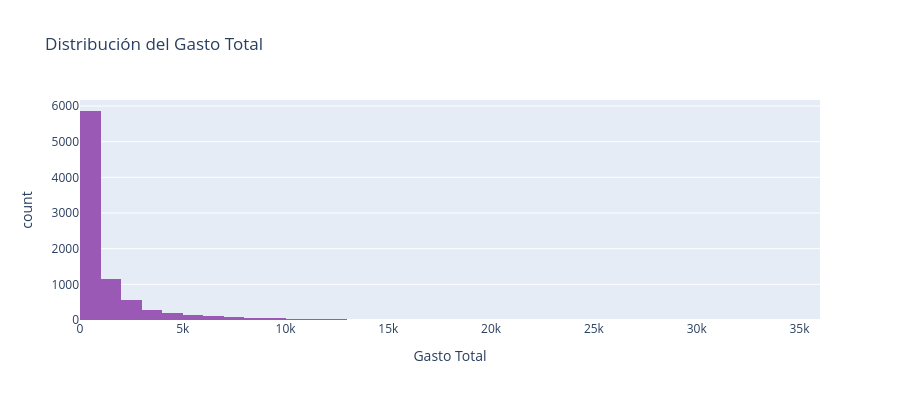

Write notebook code for a chart like this one.
### Code cell
fig = px.histogram(df_clean, x='TotalSpending', nbins=50,
                   title='Distribución del Gasto Total',
                   labels={'TotalSpending': 'Gasto Total', 'count': 'Frecuencia'},
                   color_discrete_sequence=['#9b59b6'])
fig.update_layout(height=400)
fig.show()

### Figure 1 — Plotly figure (JSON) as saved in the notebook; plotly's stock layout.template omitted (floating-point values rounded to 4 significant figures; data arrays with more than 128 entries replaced by an {"elided": "..."} marker saying what was removed)
{"data": [{"alignmentgroup": "True", "bingroup": "x", "hovertemplate": "Gasto Total=%{x}<br>count=%{y}<extra></extra>", "legendgroup": "", "marker": {"color": "#9b59b6", "pattern": {"shape": ""}}, "name": "", "nbinsx": 50, "offsetgroup": "", "orientation": "v", "showlegend": false, "type": "histogram", "x": {"elided": "8693 int values"}, "xaxis": "x", "yaxis": "y"}], "layout": {"barmode": "relative", "height": 400, "legend": {"tracegroupgap": 0}, "title": {"text": "Distribución del Gasto Total"}, "xaxis": {"anchor": "y", "domain": [0, 1], "title": {"text": "Gasto Total"}}, "yaxis": {"anchor": "x", "domain": [0, 1], "title": {"text": "count"}}}}
